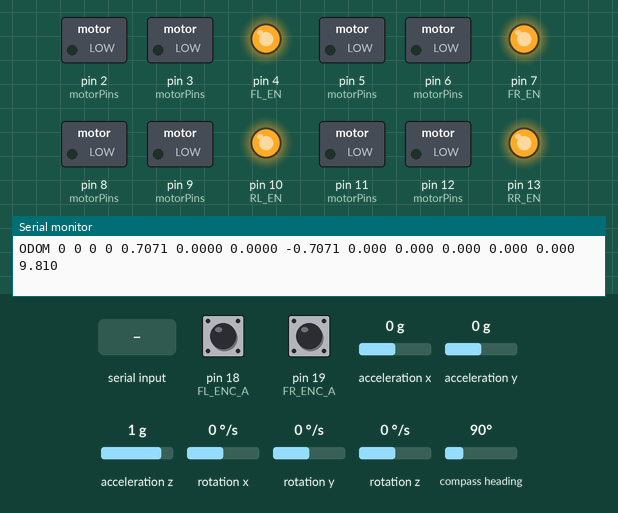
Simulated run of this sketch. Board: Arduino Mega 2560, built with avr-gcc and run on an emulated ATmega2560. Shown: switched loads named in the sketch (green lamp = pin HIGH), output pins drawn as LEDs (lit = HIGH), the last lines printed to the serial monitor. The test bench sets the inputs (shaded band); at power-on: pin 18 (FL_ENC_A) HIGH, pin 19 (FR_ENC_A) HIGH, acceleration x 0 g, acceleration y 0 g, acceleration z 1 g, rotation x 0 °/s, rotation y 0 °/s, rotation z 0 °/s, compass heading 90°.

Above: at 1.2 s.
1.3 s: "M 90 45 200 10\n" received over Serial
At 1.6 s:
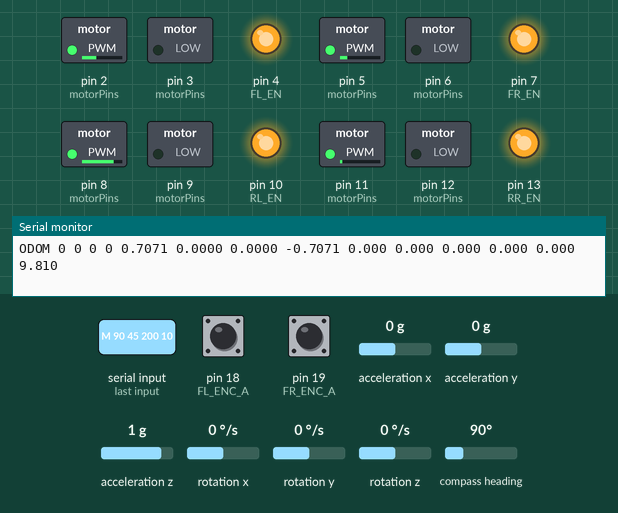
3.8 s: "90 45\n" received over Serial
5.3 s: "S90\n" received over Serial
Timing chart, 0 to 8.3 s (numbered marks = the images above; inputs shaded):
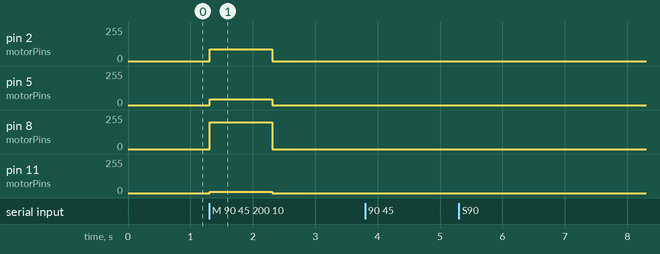

The sketch:

mecanum_motor_control.ino
```cpp
/*
 * Mecanum Robot Motor Control - Arduino Mega 2560
 *
 * Receives wheel speed commands from the Raspberry Pi 5 over USB serial
 * and drives 4 motors via 4x BTS7960 H-bridge drivers.  In the Two-Tier
 * SBC + MCU layout the Mega ALSO reads the BNO055 9-DOF IMU over I2C so
 * that wheel-encoder ticks and IMU orientation/angular-velocity/linear-
 * acceleration share a single MCU-side timestamp.  This removes the Pi 5
 * I2C clock-stretching problems that the BNO055 had when the IMU was
 * hosted directly on the Pi.
 *
 * Serial Protocol:
 *   Command IN:  "M <fl> <fr> <rl> <rr>\n"  (-255 to 255)
 *   Response OUT: "OK <fl> <fr> <rl> <rr>\n"
 *   Stop:         "S\n"  = emergency stop  (-> "STOPPED\n")
 *   Ping:         "P\n"  = liveness probe  (-> "PONG\n")
 *
 *   Unified telemetry (~20 Hz when USE_ENCODERS+USE_BNO055 are enabled):
 *     "ODOM <fl_ticks> <fr_ticks> <rl_ticks> <rr_ticks>"
 *          " <qw> <qx> <qy> <qz>"
 *          " <gx> <gy> <gz>"
 *          " <ax> <ay> <az>\n"
 *
 *   Where:
 *     - tick counts are cumulative signed integers since boot
 *     - the quaternion is the BNO055 fused orientation (unitless)
 *     - the gyro vector is in deg/s  (the Pi-side driver converts to rad/s)
 *     - the accel vector is in m/s^2 (linear acceleration WITH gravity)
 *
 * The legacy "E <fl> <fr> <rl> <rr>\n" line is emitted only when the
 * BNO055 is disabled / not detected, so existing tooling that only cares
 * about wheel ticks keeps working in a no-IMU bench setup.
 *
 * BTS7960 Driver Wiring - ADJUST TO YOUR WIRING:
 * ─────────────────────────────────────────────────────────
 *  Motor          RPWM(fwd)  LPWM(rev)  R_EN  L_EN
 * ─────────────────────────────────────────────────────────
 *  Front-Left      2          3          4     4  (tied)
 *  Front-Right     5          6          7     7  (tied)
 *  Rear-Left       8          9         10    10  (tied)
 *  Rear-Right     11         12         13    13  (tied)
 * ─────────────────────────────────────────────────────────
 *
 * BTS7960 logic:
 *   Forward:  RPWM = speed (0-255), LPWM = 0
 *   Reverse:  RPWM = 0,            LPWM = speed (0-255)
 *   Brake:    RPWM = 0,            LPWM = 0
 *   R_EN and L_EN must be HIGH to enable the driver.
 *   They can be tied together to a single enable pin per driver.
 *
 * BNO055 WIRING (I2C bus shared with the Mega):
 *   SDA -> Mega pin 20
 *   SCL -> Mega pin 21
 *   VIN -> 3.3 V (or 5 V if your breakout includes a regulator — most do)
 *   GND -> GND
 *   ADR -> floating  (default address 0x28) or VCC (0x29)
 *
 *   IMPORTANT: The Mega's I2C runs at 5 V logic.  Most BNO055 breakouts
 *   (Adafruit, generic) include level shifters AND a 3.3 V regulator, so
 *   wiring is direct.  If you have a bare module, add 3.3 V <-> 5 V level
 *   shifters on SDA/SCL or the chip will be flaky.
 *
 * ENCODER SUPPORT:
 *   The Arduino Mega has 6 external interrupt pins (2, 3, 18, 19, 20, 21)
 *   and plenty of digital pins.  Pins 20-21 are reserved for I2C when the
 *   BNO055 is enabled, so we use 18/19 + 2/3 for encoder Channel A:
 *     FL: ChA = 18 (INT5), ChB = 22
 *     FR: ChA = 19 (INT4), ChB = 23
 *     RL: ChA =  2 (INT0), ChB = 24
 *     RR: ChA =  3 (INT1), ChB = 25
 *   Pins 2/3 are also the default FL_RPWM/FL_LPWM, so remap them if you
 *   want encoders on all 4 wheels (see notes below).  The default build
 *   leaves USE_ENCODERS uncommented for FL/FR only, which is the common
 *   configuration on the AI-SHA chassis.
 */

// ── Feature flags ────────────────────────────────────────────────────
// Enable encoder reading on the Mega (see pin notes above).
#define USE_ENCODERS
// Enable the BNO055 IMU on the I2C bus.  When defined, the firmware
// emits the unified "ODOM …" telemetry packet instead of the legacy
// "E …" encoder-only packet.  Comment this out for bench testing
// without an IMU connected.
#define USE_BNO055

#ifdef USE_BNO055
  #include <Wire.h>
  #include <Adafruit_Sensor.h>
  #include <Adafruit_BNO055.h>
  #include <utility/imumaths.h>

  // 0x28 = ADR floating, 0x29 = ADR tied to VCC.  Sensor ID 55 is the
  // value Adafruit's library uses for runtime identification.
  Adafruit_BNO055 bno = Adafruit_BNO055(55, 0x28);
  bool bnoReady = false;
#endif

// ── BTS7960 Pin Definitions ──────────────────────────────────────────
// Front-Left Motor
#define FL_RPWM  2
#define FL_LPWM  3
#define FL_EN    4

// Front-Right Motor
#define FR_RPWM  5
#define FR_LPWM  6
#define FR_EN    7

// Rear-Left Motor
#define RL_RPWM  8
#define RL_LPWM  9
#define RL_EN   10

// Rear-Right Motor
#define RR_RPWM 11
#define RR_LPWM 12
#define RR_EN   13

// ── Encoder Pin Definitions (Mega interrupt-capable pins) ────────────
#ifdef USE_ENCODERS
#define FL_ENC_A  18   // INT5
#define FL_ENC_B  22
#define FR_ENC_A  19   // INT4
#define FR_ENC_B  23
#define RL_ENC_A  20   // INT3 — shared with I2C SDA when BNO055 enabled,
                       //         see remap note below.
#define RL_ENC_B  24
#define RR_ENC_A  21   // INT2 — shared with I2C SCL when BNO055 enabled.
#define RR_ENC_B  25

// IMPORTANT: When USE_BNO055 is defined, pins 20-21 are used by the
// hardware I2C bus and CANNOT also drive encoder interrupts.  If you
// need full 4-wheel encoder feedback alongside the BNO055, rewire RL/RR
// Channel A to pins 2 and 3 (and move FL_RPWM/FL_LPWM off those pins
// to e.g. 44/45 which support PWM on the Mega).  The two FL/FR encoders
// alone are enough to drive the existing mecanum forward-kinematics
// estimator, since rear-wheel slip is dominated by the IMU yaw correction.

volatile long encFL = 0, encFR = 0, encRL = 0, encRR = 0;
#endif  // USE_ENCODERS

#if defined(USE_ENCODERS) || defined(USE_BNO055)
  #define TELEMETRY_REPORT_MS  50   // 20 Hz unified ODOM / E packet
  unsigned long lastTelemetryReport = 0;
#endif

#define CMD_TIMEOUT_MS  1000
#define SERIAL_BAUD     115200

unsigned long lastCmdTime = 0;

// Static serial buffer — avoids Arduino String heap fragmentation.
// The ATmega2560 has only 8KB SRAM; String's dynamic reallocation on
// every += character fragments the heap over hours of continuous
// operation, eventually freezing the MCU with motors locked in their
// last state.  A fixed char array uses zero heap.
#define CMD_BUF_SIZE 65  // 64 chars + null terminator
char cmdBuf[CMD_BUF_SIZE];
byte cmdIdx = 0;

void setup() {
  Serial.begin(SERIAL_BAUD);

  // Motor driver pins
  int motorPins[] = {FL_RPWM, FL_LPWM, FL_EN,
                     FR_RPWM, FR_LPWM, FR_EN,
                     RL_RPWM, RL_LPWM, RL_EN,
                     RR_RPWM, RR_LPWM, RR_EN};

  for (int i = 0; i < 12; i++) {
    pinMode(motorPins[i], OUTPUT);
  }

  // Enable all BTS7960 drivers (R_EN and L_EN tied together)
  digitalWrite(FL_EN, HIGH);
  digitalWrite(FR_EN, HIGH);
  digitalWrite(RL_EN, HIGH);
  digitalWrite(RR_EN, HIGH);

#ifdef USE_ENCODERS
  // Encoder channel A pins (interrupt-driven)
  pinMode(FL_ENC_A, INPUT_PULLUP);
  pinMode(FL_ENC_B, INPUT_PULLUP);
  pinMode(FR_ENC_A, INPUT_PULLUP);
  pinMode(FR_ENC_B, INPUT_PULLUP);
  pinMode(RL_ENC_A, INPUT_PULLUP);
  pinMode(RL_ENC_B, INPUT_PULLUP);
  pinMode(RR_ENC_A, INPUT_PULLUP);
  pinMode(RR_ENC_B, INPUT_PULLUP);

  // CHANGE on Channel A = 2x quadrature decoding.  A 600 PPR encoder
  // yields 1200 counts/rev — set encoder_cpr=1200 in mecanum_params.yaml.
  attachInterrupt(digitalPinToInterrupt(FL_ENC_A), isrFL_A, CHANGE);
  attachInterrupt(digitalPinToInterrupt(FR_ENC_A), isrFR_A, CHANGE);
#ifndef USE_BNO055
  // Rear-wheel encoder interrupts share pins with I2C; only attach them
  // when the BNO055 is disabled (bench mode).  See the wiring note above.
  attachInterrupt(digitalPinToInterrupt(RL_ENC_A), isrRL_A, CHANGE);
  attachInterrupt(digitalPinToInterrupt(RR_ENC_A), isrRR_A, CHANGE);
#endif
#endif

#ifdef USE_BNO055
  // The Adafruit BNO055 library spins up the Wire bus internally.  begin()
  // can take ~700 ms while the chip self-calibrates its internal NDOF
  // fusion engine — that's fine here, the rest of the system isn't ready
  // yet either.  External crystal mode gives the chip a more stable clock
  // and noticeably reduces fused-orientation drift.
  if (bno.begin()) {
    delay(50);
    bno.setExtCrystalUse(true);
    bnoReady = true;
    Serial.println("BNO055 OK");
  } else {
    bnoReady = false;
    Serial.println("ERR BNO055 NOT DETECTED");
  }
#endif

  stopAllMotors();
  Serial.println("READY");
}

void loop() {
  // ── Parse serial commands (zero-heap static buffer) ─────────────────
  while (Serial.available()) {
    char c = Serial.read();
    if (c == '\n' || c == '\r') {
      if (cmdIdx > 0) {
        cmdBuf[cmdIdx] = '\0';
        processCommand(cmdBuf);
        cmdIdx = 0;
      }
    } else {
      if (cmdIdx < CMD_BUF_SIZE - 1) {
        cmdBuf[cmdIdx++] = c;
      } else {
        // Overflow — discard and reset
        cmdIdx = 0;
      }
    }
  }

  // ── Watchdog: stop motors if no command received ───────────────────
  if (millis() - lastCmdTime > CMD_TIMEOUT_MS) {
    stopAllMotors();
  }

#if defined(USE_ENCODERS) || defined(USE_BNO055)
  // ── Periodic unified telemetry ─────────────────────────────────────
  if (millis() - lastTelemetryReport >= TELEMETRY_REPORT_MS) {
    lastTelemetryReport = millis();
    reportTelemetry();
  }
#endif
}

#if defined(USE_ENCODERS) || defined(USE_BNO055)
void reportTelemetry() {
  long fl = 0, fr = 0, rl = 0, rr = 0;
#ifdef USE_ENCODERS
  noInterrupts();
  fl = encFL; fr = encFR; rl = encRL; rr = encRR;
  interrupts();
#endif

#ifdef USE_BNO055
  if (bnoReady) {
    // BNO055 quaternion is unitless (4 floats).  getQuat() returns the
    // fused orientation in the chip's NDOF/IMU frame; the ROS-side
    // driver re-stamps these with the Pi clock so all consumers see a
    // single timeline.
    imu::Quaternion q  = bno.getQuat();
    imu::Vector<3> g   = bno.getVector(Adafruit_BNO055::VECTOR_GYROSCOPE);     // deg/s
    imu::Vector<3> a   = bno.getVector(Adafruit_BNO055::VECTOR_ACCELEROMETER); // m/s^2

    Serial.print(F("ODOM "));
    Serial.print(fl); Serial.print(' ');
    Serial.print(fr); Serial.print(' ');
    Serial.print(rl); Serial.print(' ');
    Serial.print(rr); Serial.print(' ');
    // Quaternion (w, x, y, z) — 4 decimals is more than enough for 16-bit
    // fixed-point fusion output.
    Serial.print(q.w(), 4); Serial.print(' ');
    Serial.print(q.x(), 4); Serial.print(' ');
    Serial.print(q.y(), 4); Serial.print(' ');
    Serial.print(q.z(), 4); Serial.print(' ');
    // Gyro deg/s
    Serial.print(g.x(), 3); Serial.print(' ');
    Serial.print(g.y(), 3); Serial.print(' ');
    Serial.print(g.z(), 3); Serial.print(' ');
    // Linear acceleration m/s^2 (includes gravity)
    Serial.print(a.x(), 3); Serial.print(' ');
    Serial.print(a.y(), 3); Serial.print(' ');
    Serial.println(a.z(), 3);
    return;
  }
#endif

#ifdef USE_ENCODERS
  // Fallback when the BNO055 is disabled or failed to initialise — emit
  // the legacy encoder-only packet so wheel-odom-only tooling still works.
  Serial.print(F("E "));
  Serial.print(fl); Serial.print(' ');
  Serial.print(fr); Serial.print(' ');
  Serial.print(rl); Serial.print(' ');
  Serial.println(rr);
#endif
}
#endif

void processCommand(const char* cmd) {
  // Skip leading whitespace (replaces String.trim())
  while (*cmd == ' ' || *cmd == '\t') cmd++;

  if (cmd[0] == 'S') {
    stopAllMotors();
    Serial.println("STOPPED");
    lastCmdTime = millis();
    return;
  }

  if (cmd[0] == 'M') {
    int fl, fr, rl, rr;
    int parsed = sscanf(cmd, "M %d %d %d %d", &fl, &fr, &rl, &rr);

    if (parsed == 4) {
      fl = constrain(fl, -255, 255);
      fr = constrain(fr, -255, 255);
      rl = constrain(rl, -255, 255);
      rr = constrain(rr, -255, 255);

      setMotor(FL_RPWM, FL_LPWM, fl);
      setMotor(FR_RPWM, FR_LPWM, fr);
      setMotor(RL_RPWM, RL_LPWM, rl);
      setMotor(RR_RPWM, RR_LPWM, rr);

      lastCmdTime = millis();

      Serial.print("OK ");
      Serial.print(fl); Serial.print(" ");
      Serial.print(fr); Serial.print(" ");
      Serial.print(rl); Serial.print(" ");
      Serial.println(rr);
    } else {
      Serial.println("ERR PARSE");
    }
    return;
  }

  if (cmd[0] == 'P') {
    Serial.println("PONG");
    return;
  }

  Serial.println("ERR UNKNOWN");
}

/*
 * BTS7960 motor control:
 *   speed > 0  → forward: RPWM = speed, LPWM = 0
 *   speed < 0  → reverse: RPWM = 0,     LPWM = |speed|
 *   speed == 0 → brake:   RPWM = 0,     LPWM = 0
 */
void setMotor(int rpwmPin, int lpwmPin, int speed) {
  if (speed > 0) {
    analogWrite(rpwmPin, speed);
    analogWrite(lpwmPin, 0);
  } else if (speed < 0) {
    analogWrite(rpwmPin, 0);
    analogWrite(lpwmPin, -speed);
  } else {
    analogWrite(rpwmPin, 0);
    analogWrite(lpwmPin, 0);
  }
}

void stopAllMotors() {
  setMotor(FL_RPWM, FL_LPWM, 0);
  setMotor(FR_RPWM, FR_LPWM, 0);
  setMotor(RL_RPWM, RL_LPWM, 0);
  setMotor(RR_RPWM, RR_LPWM, 0);
}

// ── Encoder ISRs — 2x quadrature decoding (CHANGE on Channel A) ─────
// On each Channel-A edge, read Channel B to determine direction.
// CHANGE doubles the count vs RISING: 600 PPR → 1200 counts/rev.
#ifdef USE_ENCODERS
void isrFL_A() { encFL += digitalRead(FL_ENC_B) ? -1 : 1; }
void isrFR_A() { encFR += digitalRead(FR_ENC_B) ? -1 : 1; }
#ifndef USE_BNO055
void isrRL_A() { encRL += digitalRead(RL_ENC_B) ? -1 : 1; }
void isrRR_A() { encRR += digitalRead(RR_ENC_B) ? -1 : 1; }
#endif
#endif
```

Measured:
- after the input at 1.3 s, pin 2 (motorPins): 0/255 → 90/255 at once, → 0/255 1.0 s later; pin 5 (motorPins): 0/255 → 45/255 at once, → 0/255 1.0 s later; pin 8 (motorPins): 0/255 → 200/255 at once, → 0/255 1.0 s later; pin 11 (motorPins): 0/255 → 10/255 at once, → 0/255 1.0 s later
